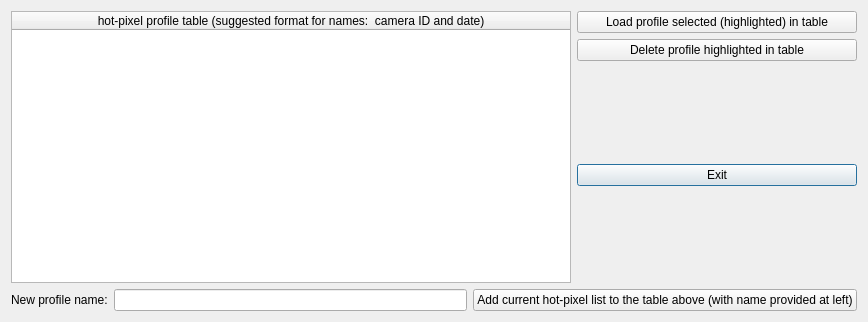
<?xml version="1.0" encoding="UTF-8"?>
<ui version="4.0">
 <class>Dialog</class>
 <widget class="QDialog" name="Dialog">
  <property name="geometry">
   <rect>
    <x>0</x>
    <y>0</y>
    <width>868</width>
    <height>322</height>
   </rect>
  </property>
  <property name="windowTitle">
   <string>hot-pixel profile table</string>
  </property>
  <layout class="QGridLayout" name="gridLayout">
   <item row="0" column="0">
    <layout class="QVBoxLayout" name="verticalLayout_2">
     <item>
      <layout class="QHBoxLayout" name="horizontalLayout">
       <item>
        <widget class="QTableWidget" name="selectionTable">
         <property name="rowCount">
          <number>0</number>
         </property>
         <property name="columnCount">
          <number>1</number>
         </property>
         <attribute name="horizontalHeaderStretchLastSection">
          <bool>true</bool>
         </attribute>
         <column>
          <property name="text">
           <string>hot-pixel profile table (suggested format for names:  camera ID and date)</string>
          </property>
         </column>
        </widget>
       </item>
       <item>
        <layout class="QVBoxLayout" name="verticalLayout">
         <item>
          <widget class="QPushButton" name="loadButton">
           <property name="minimumSize">
            <size>
             <width>280</width>
             <height>0</height>
            </size>
           </property>
           <property name="text">
            <string>Load profile selected (highlighted) in table</string>
           </property>
          </widget>
         </item>
         <item>
          <widget class="QPushButton" name="deleteButton">
           <property name="text">
            <string>Delete profile highlighted in table</string>
           </property>
          </widget>
         </item>
         <item>
          <spacer name="verticalSpacer">
           <property name="orientation">
            <enum>Qt::Vertical</enum>
           </property>
           <property name="sizeHint" stdset="0">
            <size>
             <width>20</width>
             <height>40</height>
            </size>
           </property>
          </spacer>
         </item>
         <item>
          <widget class="QPushButton" name="exitButton">
           <property name="text">
            <string>Exit</string>
           </property>
           <property name="default">
            <bool>true</bool>
           </property>
          </widget>
         </item>
         <item>
          <spacer name="verticalSpacer_2">
           <property name="orientation">
            <enum>Qt::Vertical</enum>
           </property>
           <property name="sizeHint" stdset="0">
            <size>
             <width>20</width>
             <height>40</height>
            </size>
           </property>
          </spacer>
         </item>
        </layout>
       </item>
      </layout>
     </item>
     <item>
      <layout class="QHBoxLayout" name="horizontalLayout_2">
       <item>
        <widget class="QLabel" name="label">
         <property name="text">
          <string>New profile name:</string>
         </property>
        </widget>
       </item>
       <item>
        <widget class="QLineEdit" name="profileNameEdit"/>
       </item>
       <item>
        <widget class="QPushButton" name="addProfileButton">
         <property name="minimumSize">
          <size>
           <width>360</width>
           <height>0</height>
          </size>
         </property>
         <property name="text">
          <string>Add current hot-pixel list to the table above (with name provided at left)</string>
         </property>
        </widget>
       </item>
      </layout>
     </item>
    </layout>
   </item>
  </layout>
 </widget>
 <resources/>
 <connections/>
</ui>
